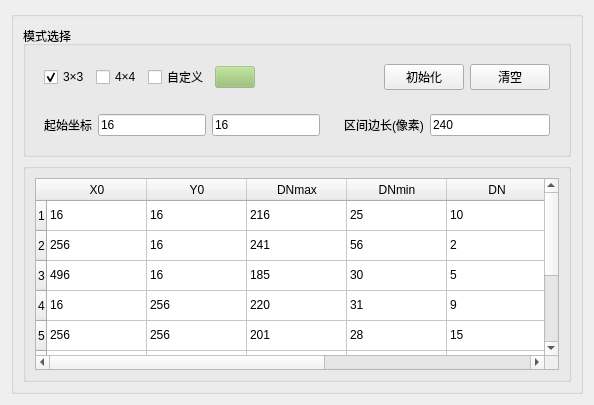
            <widget class="QWidget" name="tab_2">
             <attribute name="title">
              <string>MTF</string>
             </attribute>
             <layout class="QHBoxLayout" name="horizontalLayout_10">
              <item>
               <widget class="QGroupBox" name="groupBox_8">
                <property name="styleSheet">
                 <string notr="true"/>
                </property>
                <property name="title">
                 <string/>
                </property>
                <layout class="QVBoxLayout" name="verticalLayout_9">
                 <item>
                  <widget class="QGroupBox" name="groupBox_32">
                   <property name="title">
                    <string>模式选择</string>
                   </property>
                   <layout class="QGridLayout" name="gridLayout_24">
                    <item row="1" column="2">
                     <widget class="QWidget" name="widget_8" native="true">
                      <layout class="QHBoxLayout" name="horizontalLayout_20">
                       <item>
                        <widget class="QLabel" name="label_39">
                         <property name="styleSheet">
                          <string notr="true">color: rgb(0, 0, 0);</string>
                         </property>
                         <property name="text">
                          <string>区间边长(像素)</string>
                         </property>
                        </widget>
                       </item>
                       <item>
                        <widget class="NumberLineEdit" name="lineEdit_pixelGap_3">
                         <property name="sizePolicy">
                          <sizepolicy hsizetype="Expanding" vsizetype="Fixed">
                           <horstretch>0</horstretch>
                           <verstretch>0</verstretch>
                          </sizepolicy>
                         </property>
                         <property name="styleSheet">
                          <string notr="true"/>
                         </property>
                         <property name="text">
                          <string>240</string>
                         </property>
                        </widget>
                       </item>
                      </layout>
                     </widget>
                    </item>
                    <item row="0" column="2">
                     <widget class="QWidget" name="widget_10" native="true">
                      <layout class="QHBoxLayout" name="horizontalLayout_22">
                       <item>
                        <spacer name="horizontalSpacer_5">
                         <property name="orientation">
                          <enum>Qt::Orientation::Horizontal</enum>
                         </property>
                         <property name="sizeHint" stdset="0">
                          <size>
                           <width>40</width>
                           <height>20</height>
                          </size>
                         </property>
                        </spacer>
                       </item>
                       <item>
                        <widget class="QPushButton" name="pushButton_init_3">
                         <property name="styleSheet">
                          <string notr="true"/>
                         </property>
                         <property name="text">
                          <string>初始化</string>
                         </property>
                        </widget>
                       </item>
                       <item>
                        <widget class="QPushButton" name="pushButton_clearDistortion_3">
                         <property name="styleSheet">
                          <string notr="true"/>
                         </property>
                         <property name="text">
                          <string>清空</string>
                         </property>
                        </widget>
                       </item>
                      </layout>
                     </widget>
                    </item>
                    <item row="1" column="0" colspan="2">
                     <widget class="QWidget" name="widget_9" native="true">
                      <layout class="QHBoxLayout" name="horizontalLayout_21">
                       <item>
                        <widget class="QLabel" name="label_41">
                         <property name="styleSheet">
                          <string notr="true">color: rgb(0, 0, 0);</string>
                         </property>
                         <property name="text">
                          <string>起始坐标</string>
                         </property>
                        </widget>
                       </item>
                       <item>
                        <widget class="NumberLineEdit" name="lineEdit_axisBeginX_3">
                         <property name="sizePolicy">
                          <sizepolicy hsizetype="Expanding" vsizetype="Fixed">
                           <horstretch>100</horstretch>
                           <verstretch>0</verstretch>
                          </sizepolicy>
                         </property>
                         <property name="styleSheet">
                          <string notr="true"/>
                         </property>
                         <property name="text">
                          <string>16</string>
                         </property>
                        </widget>
                       </item>
                       <item>
                        <widget class="NumberLineEdit" name="lineEdit_axisBeginY_3">
                         <property name="sizePolicy">
                          <sizepolicy hsizetype="Expanding" vsizetype="Fixed">
                           <horstretch>100</horstretch>
                           <verstretch>0</verstretch>
                          </sizepolicy>
                         </property>
                         <property name="styleSheet">
                          <string notr="true"/>
                         </property>
                         <property name="text">
                          <string>16</string>
                         </property>
                        </widget>
                       </item>
                      </layout>
                     </widget>
                    </item>
                    <item row="0" column="0" colspan="2">
                     <widget class="QWidget" name="widget_7" native="true">
                      <layout class="QHBoxLayout" name="horizontalLayout_27">
                       <item>
                        <widget class="QCheckBox" name="checkBox_2v2_3">
                         <property name="styleSheet">
                          <string notr="true"/>
                         </property>
                         <property name="text">
                          <string>3×3</string>
                         </property>
                         <property name="checked">
                          <bool>true</bool>
                         </property>
                        </widget>
                       </item>
                       <item>
                        <widget class="QCheckBox" name="checkBox_3v3_3">
                         <property name="styleSheet">
                          <string notr="true"/>
                         </property>
                         <property name="text">
                          <string>4×4</string>
                         </property>
                        </widget>
                       </item>
                       <item>
                        <widget class="QCheckBox" name="checkBox_customize_3">
                         <property name="text">
                          <string>自定义</string>
                         </property>
                        </widget>
                       </item>
                       <item>
                        <widget class="QPushButton" name="pushButton_addToList_MTF">
                         <property name="styleSheet">
                          <string notr="true">background-color: rgba(146, 189, 108, 100);</string>
                         </property>
                         <property name="text">
                          <string/>
                         </property>
                         <property name="icon">
                          <iconset theme="QIcon::ThemeIcon::ListAdd"/>
                         </property>
                         <property name="iconSize">
                          <size>
                           <width>15</width>
                           <height>15</height>
                          </size>
                         </property>
                         <property name="checkable">
                          <bool>false</bool>
                         </property>
                        </widget>
                       </item>
                       <item>
                        <spacer name="horizontalSpacer_4">
                         <property name="orientation">
                          <enum>Qt::Orientation::Horizontal</enum>
                         </property>
                         <property name="sizeHint" stdset="0">
                          <size>
                           <width>40</width>
                           <height>20</height>
                          </size>
                         </property>
                        </spacer>
                       </item>
                      </layout>
                     </widget>
                    </item>
                   </layout>
                  </widget>
                 </item>
                 <item>
                  <widget class="QGroupBox" name="groupBox_31">
                   <property name="styleSheet">
                    <string notr="true"/>
                   </property>
                   <property name="title">
                    <string/>
                   </property>
                   <layout class="QVBoxLayout" name="verticalLayout_8">
                    <item>
                     <widget class="QTableWidget" name="tableWidget_MTF">
                      <property name="enabled">
                       <bool>true</bool>
                      </property>
                      <property name="gridStyle">
                       <enum>Qt::PenStyle::CustomDashLine</enum>
                      </property>
                      <property name="rowCount">
                       <number>9</number>
                      </property>
                      <row/>
                      <row/>
                      <row/>
                      <row/>
                      <row/>
                      <row/>
                      <row/>
                      <row/>
                      <row/>
                      <column>
                       <property name="text">
                        <string>X0</string>
                       </property>
                      </column>
                      <column>
                       <property name="text">
                        <string>Y0</string>
                       </property>
                      </column>
                      <column>
                       <property name="text">
                        <string>DNmax</string>
                       </property>
                      </column>
                      <column>
                       <property name="text">
                        <string>DNmin</string>
                       </property>
                      </column>
                      <column>
                       <property name="text">
                        <string>DN</string>
                       </property>
                      </column>
                      <column>
                       <property name="text">
                        <string>MTF</string>
                       </property>
                      </column>
                      <column>
                       <property name="text">
                        <string>图像下载</string>
                       </property>
                      </column>
                      <item row="0" column="0">
                       <property name="text">
                        <string>16</string>
                       </property>
                      </item>
                      <item row="0" column="1">
                       <property name="text">
                        <string>16</string>
                       </property>
                      </item>
                      <item row="0" column="2">
                       <property name="text">
                        <string>216</string>
                       </property>
                      </item>
                      <item row="0" column="3">
                       <property name="text">
                        <string>25</string>
                       </property>
                      </item>
                      <item row="0" column="4">
                       <property name="text">
                        <string>10</string>
                       </property>
                      </item>
                      <item row="1" column="0">
                       <property name="text">
                        <string>256</string>
                       </property>
                      </item>
                      <item row="1" column="1">
                       <property name="text">
                        <string>16</string>
                       </property>
                      </item>
                      <item row="1" column="2">
                       <property name="text">
                        <string>241</string>
                       </property>
                      </item>
                      <item row="1" column="3">
                       <property name="text">
                        <string>56</string>
                       </property>
                      </item>
                      <item row="1" column="4">
                       <property name="text">
                        <string>2</string>
                       </property>
                      </item>
                      <item row="2" column="0">
                       <property name="text">
                        <string>496</string>
                       </property>
                      </item>
                      <item row="2" column="1">
                       <property name="text">
                        <string>16</string>
                       </property>
                      </item>
                      <item row="2" column="2">
                       <property name="text">
                        <string>185</string>
                       </property>
                      </item>
                      <item row="2" column="3">
                       <property name="text">
                        <string>30</string>
                       </property>
                      </item>
                      <item row="2" column="4">
                       <property name="text">
                        <string>5</string>
                       </property>
                      </item>
                      <item row="3" column="0">
                       <property name="text">
                        <string>16</string>
                       </property>
                      </item>
                      <item row="3" column="1">
                       <property name="text">
                        <string>256</string>
                       </property>
                      </item>
                      <item row="3" column="2">
                       <property name="text">
                        <string>220</string>
                       </property>
                      </item>
                      <item row="3" column="3">
                       <property name="text">
                        <string>31</string>
                       </property>
                      </item>
                      <item row="3" column="4">
                       <property name="text">
                        <string>9</string>
                       </property>
                      </item>
                      <item row="4" column="0">
                       <property name="text">
                        <string>256</string>
                       </property>
                      </item>
                      <item row="4" column="1">
                       <property name="text">
                        <string>256</string>
                       </property>
                      </item>
                      <item row="4" column="2">
                       <property name="text">
                        <string>201</string>
                       </property>
                      </item>
                      <item row="4" column="3">
                       <property name="text">
                        <string>28</string>
                       </property>
                      </item>
                      <item row="4" column="4">
                       <property name="text">
                        <string>15</string>
                       </property>
                      </item>
                      <item row="5" column="0">
                       <property name="text">
                        <string>496</string>
                       </property>
                      </item>
                      <item row="5" column="1">
                       <property name="text">
                        <string>256</string>
                       </property>
                      </item>
                      <item row="5" column="2">
                       <property name="text">
                        <string>200</string>
                       </property>
                      </item>
                      <item row="5" column="3">
                       <property name="text">
                        <string>39</string>
                       </property>
                      </item>
                      <item row="5" column="4">
                       <property name="text">
                        <string>20</string>
                       </property>
                      </item>
                      <item row="6" column="0">
                       <property name="text">
                        <string>16</string>
                       </property>
                      </item>
                      <item row="6" column="1">
                       <property name="text">
                        <string>496</string>
                       </property>
                      </item>
                      <item row="6" column="2">
                       <property name="text">
                        <string>230</string>
                       </property>
                      </item>
                      <item row="6" column="3">
                       <property name="text">
                        <string>50</string>
                       </property>
                      </item>
                      <item row="6" column="4">
                       <property name="text">
                        <string>11</string>
                       </property>
                      </item>
                      <item row="7" column="0">
                       <property name="text">
                        <string>256</string>
                       </property>
                      </item>
                      <item row="7" column="1">
                       <property name="text">
                        <string>496</string>
                       </property>
                      </item>
                      <item row="7" column="2">
                       <property name="text">
                        <string>203</string>
                       </property>
                      </item>
                      <item row="7" column="3">
                       <property name="text">
                        <string>29</string>
                       </property>
                      </item>
                      <item row="7" column="4">
                       <property name="text">
                        <string>3</string>
                       </property>
                      </item>
                      <item row="8" column="0">
                       <property name="text">
                        <string>496</string>
                       </property>
                      </item>
                      <item row="8" column="1">
                       <property name="text">
                        <string>496</string>
                       </property>
                      </item>
                      <item row="8" column="2">
                       <property name="text">
                        <string>205</string>
                       </property>
                      </item>
                      <item row="8" column="3">
                       <property name="text">
                        <string>45</string>
                       </property>
                      </item>
                      <item row="8" column="4">
                       <property name="text">
                        <string>5</string>
                       </property>
                      </item>
                     </widget>
                    </item>
                   </layout>
                  </widget>
                 </item>
                </layout>
               </widget>
              </item>
             </layout>
            </widget>
